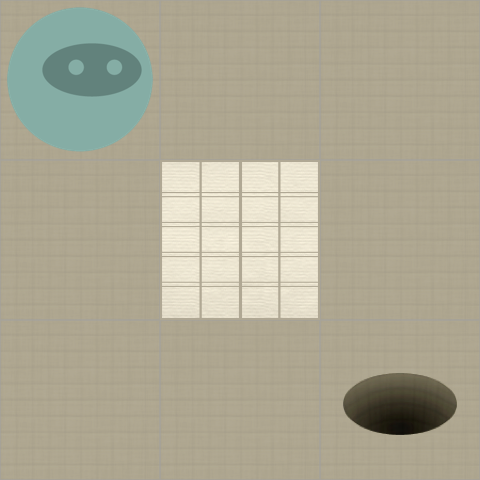

This game map was drawn from its Tiled (.tmx) file and the tilesets committed beside it. A one-line description and the trimmed map source follow:
An orthogonal 3x3 tile map with 160x160 px tiles, 2 tile layers (Level, Actors).

<map version="1.0" orientation="orthogonal" width="3" height="3" tilewidth="160" tileheight="160">
 <properties>
  <property name="moves" value="4" />
 </properties>
 <tileset firstgid="1" name="tiles" tilewidth="160" tileheight="160" spacing="2" margin="2">
  <image source="tiles-ipadhd.png" width="1024" height="1024" />
  <tile id="0">
   <properties>
    <property name="actor" value="exit" />
   </properties>
  </tile>
  <tile id="2">
   <properties>
    <property name="actor" value="guard" />
    <property name="direction" value="down" />
   </properties>
  </tile>
  <tile id="3">
   <properties>
    <property name="actor" value="guard" />
    <property name="direction" value="left" />
   </properties>
  </tile>
  <tile id="4">
   <properties>
    <property name="actor" value="guard" />
    <property name="direction" value="right" />
   </properties>
  </tile>
  <tile id="5">
   <properties>
    <property name="actor" value="guard" />
    <property name="direction" value="up" />
   </properties>
  </tile>
  <tile id="7">
   <properties>
    <property name="actor" value="player" />
   </properties>
  </tile>
  <tile id="8">
   <properties>
    <property name="actor" value="scroll" />
   </properties>
  </tile>
  <tile id="9">
   <properties>
    <property name="wall" value="1" />
   </properties>
  </tile>
 </tileset>
 <layer name="Level" width="3" height="3">
  <data>[9 cells, 9 non-empty, 2 distinct tile ids]</data>
 </layer>
 <layer name="Actors" width="3" height="3">
  <data>[9 cells, 2 non-empty, 2 distinct tile ids]</data>
 </layer>
</map>
